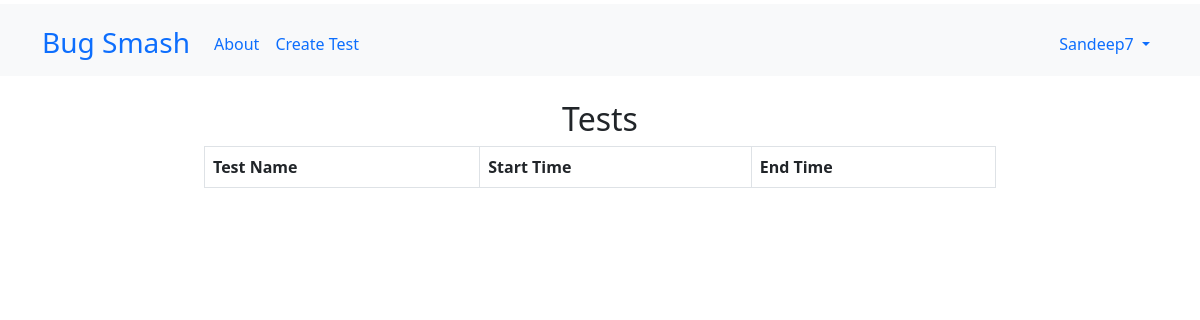
The app's page /tests (signed in), older data.
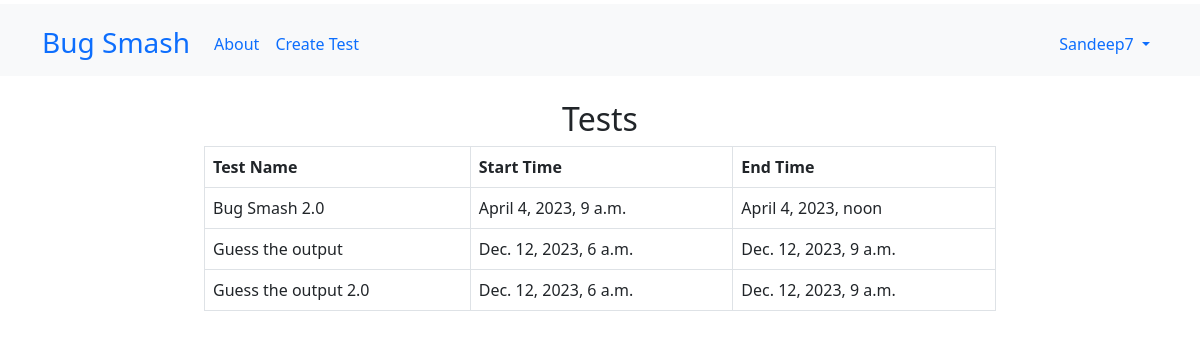
The same page, newer data.
### core/models.py (models this page shows, shortened)
class AbstractUser(AbstractBaseUser, PermissionsMixin):
    username_validator = UnicodeUsernameValidator()
    username        = models.CharField(
                        _("Username"),
                        max_length=150,
                        unique=True,
                        help_text=_(
                            "Required. 150 characters or fewer. Letters, digits and @/./+/-/_ only."
                        ),
                        validators=[username_validator],
                        error_messages={
                            "unique": _("A user with that username already exists."),
                        },
                    )
    password        = models.CharField(_("password"), max_length=128)
    first_name      = models.CharField(_("first name"), max_length=150, blank=True)
    last_name       = models.CharField(_("last name"), max_length=150, blank=True)
    mobile_number   = models.CharField(
                        blank = False,
                        unique = True,
                        max_length = 10,
                        help_text = "Enter 10 digit phone number only"
                    )
    email           = models.EmailField(_("email address"), blank=True)
    college_name    = models.CharField(
                        max_length = 40
                    )
    department      = models.CharField(
                        blank = False,
                        max_length = 10,
                        help_text = "Enter in <b>Short form in Capital Letter</b>",
                    )
    year            = models.CharField(
                        max_length = 10,
                        choices = (
                            ("1st Year", "1st Year"),
                            ("2nd Year", "2nd Year"),
                            ("3rd Year", "3rd Year"),
                            ("4th Year", "4th Year"),
                        ),
                        default = "1st Year",
                    )
    transaction_ss  = models.ImageField(
                        _("Transaction Screenshort"),
                        upload_to = 'participant/transactions/screenshots'
                    )
    transaction_id  = models.CharField(
                        unique = True,
                        blank = False,
                        max_length = 30,
                    )
    date_joined     = models.DateTimeField(_("date joined"), default=timezone.now)
    is_staff        = models.BooleanField(
                        _("staff status"),
                        default=False,
                    )
    is_active       = models.BooleanField(
                        _("active"),
                        default= False,
                    )
    objects = UserManager()
    EMAIL_FIELD = "email"
    USERNAME_FIELD = "username"
    REQUIRED_FIELDS = ["email"]
    class Meta:
        verbose_name = _("user")
        verbose_name_plural = _("users")
        abstract = True

class User(AbstractUser):
    pass

class Test(models.Model):
    test_name       = models.CharField(
                        unique = True,
                        blank = False,
                        max_length = 20,
                        help_text = "give full abbrevation of your test",
                    )
    start_time      = models.DateTimeField(
                        verbose_name = "Test Starting time",
                        help_text = "Date time format YYYY-MM-DD HH-MM-SS"
                    )
    end_time        = models.DateTimeField(
                        verbose_name = "Test Ending time",
                        help_text = "Date time format YYYY-MM-DD HH-MM-SS"
                    )
    questions       = models.ManyToManyField(Question)

### core/views.py (the view)
# urls.py: path('<str:model_name>s', views.general_table_view, name = 'table-view'),
@admin_login_required
def general_table_view(request, model_name):
    gen_view = {
        'participant' : {
            'objects' : User.objects.filter(is_staff = False),
            'headers' : ['username', 'first_name', 'last_name', 'is_active', 'mobile_number', 'email', 'college_name', 'department', 'year', 'transaction_id'],
            'links'   : [
                            ('/participants/verify', "Verify Participant"),
                        ],
        },
        'question' : {
            'headers' : ['question_name', 'question_type', 'all_options', 'correct_options'],
            'objects' : Question.objects.all(),
            'links'   : [
                            (f"/question/add", "Upload Question"),
                        ]
        },
        'test' : {
            'headers' : ['test_name', 'start_time', 'end_time'],
            'objects' : Test.objects.all(),
            'links'   : [
                            (f"/test/add", "Create Test"),
                        ]
        }
    }
    return render(request, 'table.html', {
        'title' : f"{model_name.capitalize()}s",
        'headers' : [
                        " ".join([x.capitalize() for x in header.split('_')])  for header in gen_view[model_name]['headers']
                    ],
        'model_keys' : gen_view[model_name]['headers'],
        'data' : getFormattedData(gen_view[model_name]['objects'], gen_view[model_name]['headers']),
        'links' : gen_view[model_name]['links'],
    })

### core/helper.py (called while the page is built)
def getFormattedData(modelObjects, headers):
    data = []
    for modelObject in modelObjects:
        row = model_to_dict(modelObject)
        data.append([
            row[header] for header in headers
        ])
    return data

### templates/table.html (shortened to what this page needs)
{% extends 'base.html' %}
{% load crispy_forms_tags %}
{% block body %}
    <div class="row justify-content-center">
        <div class="col-8">
            <h2 class="text-center">{{ title }}</h2>
            <table class="table table-bordered table-hover">
                <tr class="">
                    {% for header in headers %}
                        <th scope="col">{{ header }}</th>
                    {% endfor %}
                </tr>
                {% for row in data %}
                    <tr class="">
                        {% for col in row %}
                            <td scope="col">{{ col }}</td>
                        {% endfor %}
                    </tr>
                {% endfor %}
            </table>
        </div>
    </div>
{% endblock body %}

### templates/base.html (shortened to what this page needs)
{% load static %}
<!DOCTYPE html>
<html lang="en">
<head>
    <link rel="stylesheet" href="https://cdnjs.cloudflare.com/ajax/libs/tailwindcss/2.0.2/tailwind.min.css">
    <link href="https://cdn.jsdelivr.net/npm/bootstrap@5.0.2/dist/css/bootstrap.min.css" rel="stylesheet">
</head>
<body>
    {% include 'nav.html' %}
    {% block body %}
    {% endblock %}
</body>
</html>

### templates/nav.html (shortened to what this page needs)
<nav class="navbar navbar-expand-lg bg-light mb-4">
    <div class="container   ">
      <a class="navbar-brand fs-3" href="{% url 'home' %}">Bug Smash</a>
      <div class="collapse navbar-collapse" id="navbarSupportedContent">
        <ul class="navbar-nav me-auto mb-2 mb-lg-0">
          <li class="nav-item">
            <a class="nav-link active" aria-current="page" href="{% url 'home' %}">About</a>
          </li>
          {% if user.is_authenticated and user.is_staff %}
            {% for link, name in links %}
            <li class="nav-item">
              <a class="nav-link active" aria-current="page" href="{{ link }}">{{ name }}</a>
            </li>
            {% endfor %}
          {% endif %}
        </ul>
				{% if user.is_authenticated %}
					<ul class="navbar-nav mr-0 mb-2 mb-lg-0">
						<li class="nav-item dropdown">
							<a class="nav-link dropdown-toggle" href="#" role="button" data-bs-toggle="dropdown" aria-expanded="false">
								{{ user.username }}
							</a>
						</li>
					</ul>
        {% else %}
					<div class="form-inline my-2 my-lg-0">
						<a href="{% url 'login' %}" class="btn btn-outline-success">Login</a>
						<a href="{% url 'register' %}" class="btn btn-primary ml-3">Register</a>
					</div>
				{% endif %}
      </div>
    </div>
  </nav>

Row changes from the older to the newer data that the page shows:
added Test: row "Bug Smash 2.0" "April 4, 2023, 9 a.m." "April 4, 2023, noon"
added Test: row "Guess the output" "Dec. 12, 2023, 6 a.m." "Dec. 12, 2023, 9 a.m."
added Test: row "Guess the output 2.0" "Dec. 12, 2023, 6 a.m." "Dec. 12, 2023, 9 a.m."
